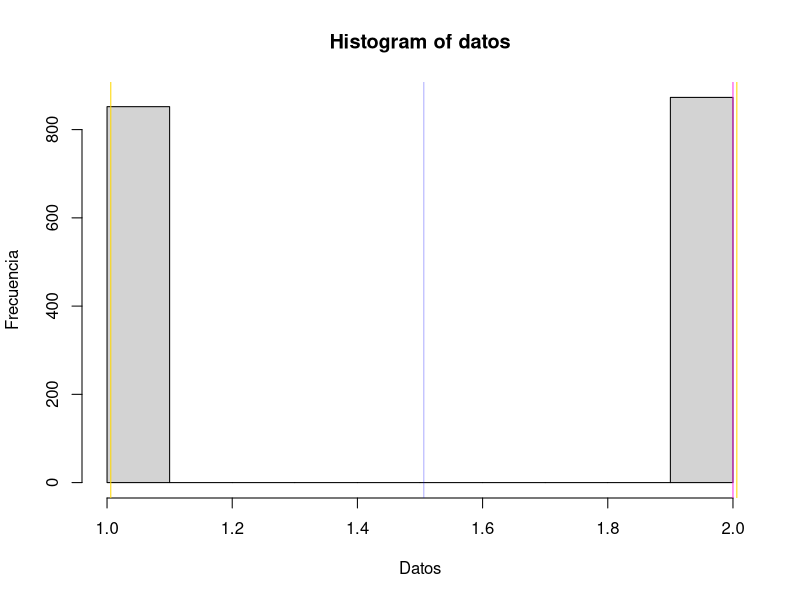

Reproduce this figure in R.
cantidad<-c(100,120,150,170)
tallas<-c("Mediana","Grande","ExtraGrande","Chica")
tapply(cantidad, tallas,mean)
tapply(cantidad, tallas,median)
cat("Stock total: ",sum(cantidad))
#Cambiando etiquetas
fac_1<-factor(levels=c(1,2,3,4),labels=c("Mediana","Grande","ExtraGrande","Chica"))
print(fac_1)
levels(fac_1)<-c("M","G","Ex","S")
print(fac_1)


#----------------Parte2--------------------------------
user <-list (nombre="Josefina de las fuentes", picture=c(url="images/FOTO0001.jpg",width=128,height=128), passport=c(url="images/Drive/Pasaporte0001.jpg",width=43,height=53))
json <-data.frame(id=0101,type="Usuario", usuarios= user, usuarios.car=c(marca="Porsche",submarca="Carrera GT",color="Negro, Celeste"))
print(json)
str(json)
#----------------Parte3--------------------------------
par<-function(n){
  if(n==0){
    return(TRUE)
  }else{
    return(impar(n-1))
  }
}
impar<-function(n){
  if(n==0){
    return(FALSE)
  }else{
    return(par(n-1))
  }
}
impar(3)
par(21)
par(22)

#----------------Parte4--------------------------------
histograma<-function(datos){
  media<-mean(datos)
  mediana<-median(datos)
  dst<-sd(datos)
  hist(datos,xlab="Datos",ylab="Frecuencia")
  abline(v=media,col="#0000ff52") 
  abline(v=mediana,col="#FF33E3")
  abline(v=media+(dst*c(1,-1)),col="gold")
}
datos<-sample(1:2,1725,replace=T)
histograma(datos)

